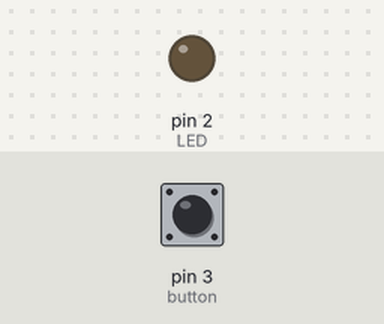
Recording of a program running on a simulated Arduino Uno, built with avr-gcc and run on an emulated ATmega328P. Shown: output pins drawn as LEDs (lit = HIGH). The inputs (shaded band) are chosen by the test bench; at power-on: pin 3 (button) LOW.

Above: at 1.2 s.
1.3 s: pin 3 (button) pulled HIGH for 0.15 s
At 1.37 s:
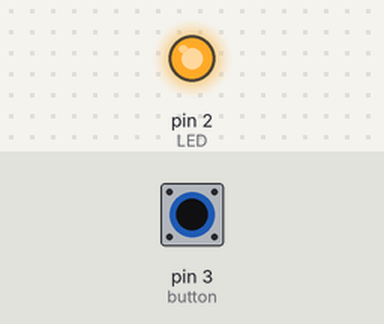
2.9 s: pin 3 (button) pulled HIGH for 3.2 s
At 7.0 s:
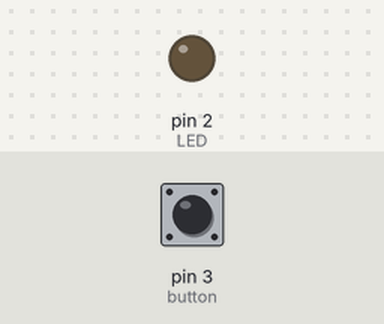
Timing chart, 0 to 8.5 s (numbered marks = the images above; inputs shaded):
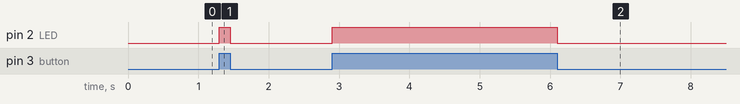

Measured:
- after the input at 1.3 s, pin 2 (LED): LOW → HIGH at once, → LOW 0.15 s later
- after the input at 2.9 s, pin 2 (LED): LOW → HIGH at once, → LOW 3.2 s later

The program:

main.cpp
```cpp
#include <Arduino.h> //Including Arduino library for basic functions

//Defining the pin nums for the button and LED
const int button = 3;
const int LED = 2;

void setup()
{
  pinMode(button, INPUT); //the button pin is set as an imput to read its state
  pinMode(LED, OUTPUT); //the LED pin is set as an output to control the LED
}

void loop()
{
  int buttonValue = digitalRead(button); //This is to read the buttons state(HIGH or LOW)
//IF the button is pressed (HIGH), turn on the LED
  if (buttonValue != 0)
  {digitalWrite(LED, HIGH);}//Turns the LED on

  else//ELSE if the button is not pressed (LOW), turn off the LED
  {digitalWrite(LED, LOW);} //Turns the LED off
}
```
